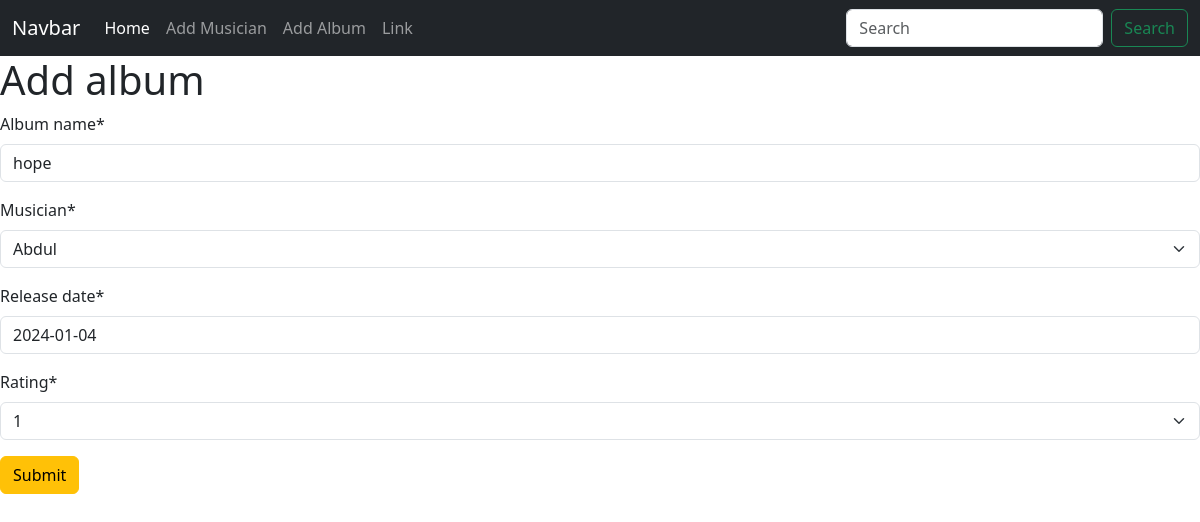
Page /album/edit/3 on the committed database.
### album/models.py (models this page shows, shortened)
class AlbumModel(models.Model):
    Album_name = models.CharField(max_length=50)
    musician = models.ForeignKey(MusicianModel,on_delete=models.CASCADE)
    release_date = models.DateField()
    rating = models.CharField(max_length=1, choices=ratings)

### album/views.py (the view)
# urls.py: path('edit/<int:id>',views.edit_album,name='edit_album'),
def edit_album(request,id):
    album = models.AlbumModel.objects.get(pk=id)
    album_form = forms.AlbumModelForm(instance=album)
    if request.method=='POST':
        album_form = forms.AlbumModelForm(request.POST,instance=album)
        if album_form.is_valid():
            album_form.save()
            return redirect('home')
    return render(request,'album.html',{'form':album_form})

### album/forms.py
class AlbumModelForm(forms.ModelForm):
    class Meta:
        model = AlbumModel
        fields = '__all__'

### musician/models.py (called while the page is built)
    def __str__(self) :
        return self.First_Name

### album/templates/album.html (shortened to what this page needs)
{% extends "base.html" %}
{% load crispy_forms_tags %}
{% block content %}
<form action="" method="post">
    <h1>Add album</h1>
    {{form | crispy}}
    <button class="btn btn-warning">Submit</button>
</form>
{% endblock content %}

### rows in the picture
AlbumModel: Album_name "hope", musician "Abdul", release_date "2024-01-04", rating "1"
